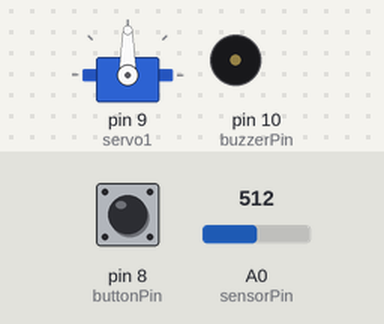
A sketch run on a simulated Arduino Uno, built with avr-gcc and run on an emulated ATmega328P. Parts: servo, buzzer (waves = sounding). The test bench sets the inputs (shaded band); at power-on: A0 (sensorPin) = 512, pin 8 (buttonPin) HIGH.

Above: at 1.2 s.
1.3 s: A0 (sensorPin) set to 716
At 2.1 s:
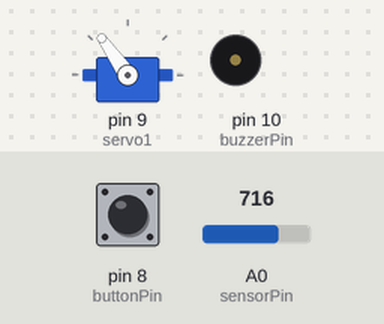
2.8 s: pin 8 (buttonPin) pulled LOW for 0.15 s
At 3.02 s:
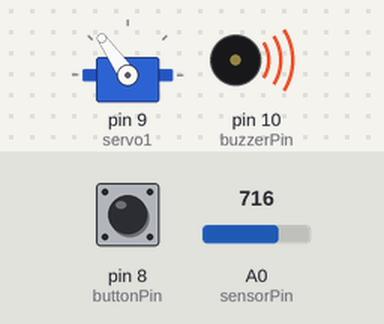
4.7 s: A0 (sensorPin) set to 900
At 5.9 s:
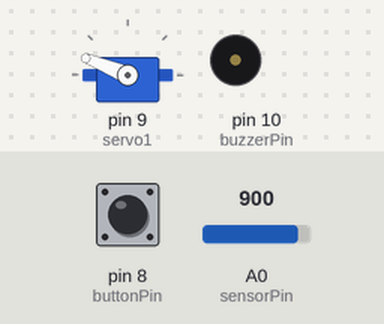
6.2 s: pin 8 (buttonPin) pulled LOW for 1 s
At 7.1 s:
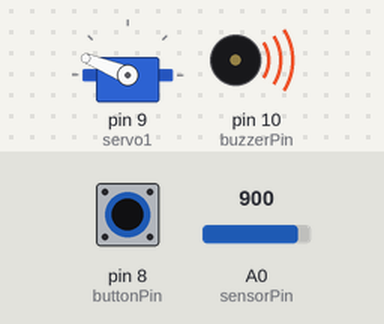
9.0 s: A0 (sensorPin) set to 1023
At 10.2 s:
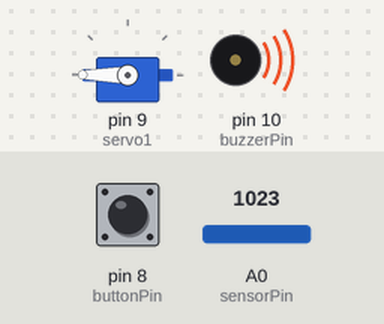
10.5 s: A0 (sensorPin) set to 511
At 11.7 s:
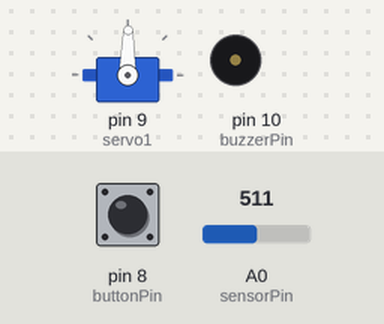
Timing chart, 0 to 13.0 s (numbered marks = the images above; inputs shaded):
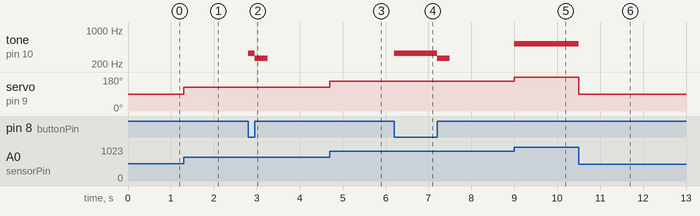

Measured:
- after the input at 1.3 s, servo on pin 9 (servo1): 90° → 125° at once
- after the input at 2.8 s, tone on pin 10 (buzzerPin): silent → 330 Hz at once, → 262 Hz 0.15 s later, → silent 0.30 s later
- after the input at 4.7 s, servo on pin 9 (servo1): 125° → 158° at once
- after the input at 6.2 s, tone on pin 10 (buzzerPin): silent → 330 Hz at once, → 262 Hz 1.0 s later, → silent 0.30 s later
- after the input at 9.0 s, tone on pin 10 (buzzerPin): silent → 523 Hz at once; servo on pin 9 (servo1): 158° → 180° at once
- after the input at 10.5 s, tone on pin 10 (buzzerPin): 523 Hz → silent at once; servo on pin 9 (servo1): 180° → 89° at once

The sketch:

sketch.ino
```cpp
// A servo controlled by a potentiometer
// and a doorbell
#include <Servo.h>  // servo library

Servo servo1;  // servo control object
int sensorPin = 0; // The potentiometer is connected to analog pin 0
const int buzzerPin = 10; // designate buzzer pin
const int buttonPin = 8;  // pushbutton pin
boolean currentState = HIGH;
boolean lastState = HIGH;

void setup() {
  servo1.attach(9); //attach servo1 object to diginal pin 9
  Serial.begin(9600);
  pinMode(buzzerPin, OUTPUT);
  pinMode(buttonPin, INPUT);
}

void loop() {
  int sensorValue = analogRead(sensorPin); // get potentiometer value

  int degreesToRotate = sensorValue/1023.0 * 180; // potentiometer goes from 0 to 1023

  int delayAmount = 0;
  servo1.write(degreesToRotate); // turn (between 0 and 180)
  delay(delayAmount); // refresh time

  // Buzz on reaching min and max
  int toneLength = 5;
  // Low C on 0 degrees, High C on reaching 180
  if (degreesToRotate == 0) {
    tone(buzzerPin, 262, toneLength);
  } else if (degreesToRotate == 180) {
    tone(buzzerPin, 523, toneLength);
  }

  // Pin Pom Doorbell
  int pinPomDuration = 300;
  int currentState = digitalRead(buttonPin);

  if (currentState == LOW) { // pressed
    tone(buzzerPin, 330, toneLength);
  } else if (currentState == HIGH && lastState == LOW) { // let go
    tone(buzzerPin, 262, pinPomDuration);
  }
  lastState = currentState;
}
```
